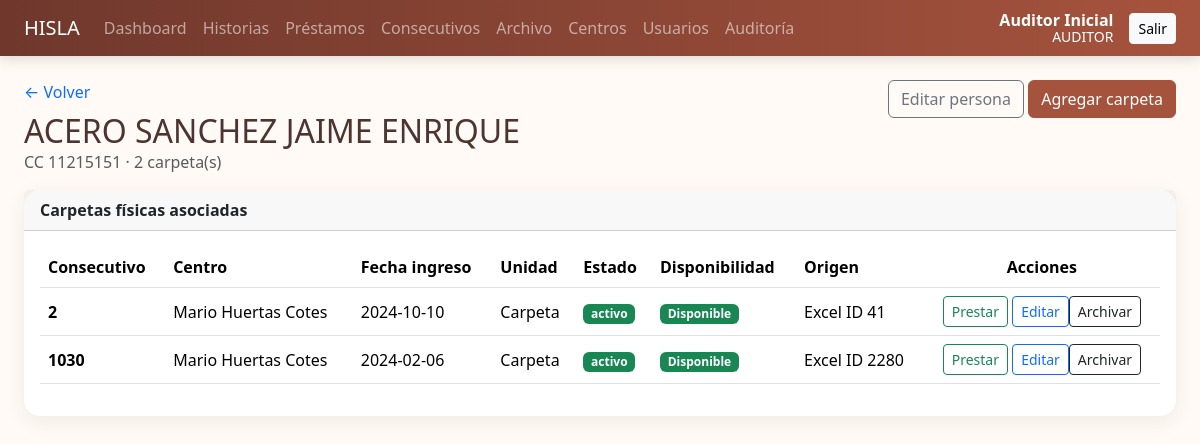
Screenshot of /historias/2 (signed in) with the database file from the repository.
### app/models.py (models this page shows, shortened)
class Usuario(UserMixin, db.Model):
    __tablename__ = "usuario"
    id = db.Column(db.Integer, primary_key=True)
    nombre = db.Column(db.String(120), nullable=False)
    username = db.Column(db.String(80), unique=True, nullable=False, index=True)
    email = db.Column(db.String(120), unique=True, nullable=False)
    password_hash = db.Column(db.String(255), nullable=False)
    rol = db.Column(db.String(20), nullable=False, default="asistente")
    activo = db.Column(db.Boolean, default=True, nullable=False)
    debe_cambiar_password = db.Column(db.Boolean, default=True, nullable=False)
    creado_en = db.Column(db.DateTime, default=datetime.utcnow)

class Persona(db.Model):
    __tablename__ = "persona"
    id = db.Column(db.Integer, primary_key=True)
    tipo_documento_id = db.Column(db.Integer, db.ForeignKey("tipo_documento.id"), nullable=False)
    numero_documento = db.Column(db.String(30), nullable=False, index=True)
    nombre_completo = db.Column(db.String(180), nullable=False, index=True)
    creada_por_id = db.Column(db.Integer, db.ForeignKey("usuario.id"), nullable=False)
    creada_en = db.Column(db.DateTime, default=datetime.utcnow)
    actualizada_en = db.Column(db.DateTime, default=datetime.utcnow, onupdate=datetime.utcnow)
    tipo_documento = db.relationship("TipoDocumento")
    creada_por = db.relationship("Usuario")
    carpetas = db.relationship("CarpetaFisica", back_populates="persona", lazy=True, cascade="all, delete-orphan", order_by="CarpetaFisica.consecutivo_carpeta.asc()")
    __table_args__ = (db.UniqueConstraint("tipo_documento_id", "numero_documento", name="uq_persona_documento"),)
    @property
    def cantidad_carpetas(self): return len(self.carpetas)

class TipoDocumento(db.Model):
    __tablename__ = "tipo_documento"
    id = db.Column(db.Integer, primary_key=True)
    codigo = db.Column(db.String(10), unique=True, nullable=False)
    nombre = db.Column(db.String(80), unique=True, nullable=False)
    activo = db.Column(db.Boolean, default=True, nullable=False)

class CarpetaFisica(db.Model):
    __tablename__ = "carpeta_fisica"
    id = db.Column(db.Integer, primary_key=True)
    identificador_unico = db.Column(db.String(60), unique=True, nullable=False, index=True)
    persona_id = db.Column(db.Integer, db.ForeignKey("persona.id"), nullable=False, index=True)
    unidad_conservacion_id = db.Column(db.Integer, db.ForeignKey("unidad_conservacion.id"), nullable=False)
    consecutivo_carpeta = db.Column(db.Integer, unique=True, nullable=False, index=True)
    fecha_ingreso = db.Column(db.Date, nullable=False)
    fecha_ingreso_origen = db.Column(db.String(20))
    fecha_inicio_contrato = db.Column(db.Date)
    fecha_retiro = db.Column(db.Date)
    estado = db.Column(db.String(15), nullable=False, default="activo", index=True)
    centro_id = db.Column(db.Integer, db.ForeignKey("centro_trabajo.id"), nullable=False)
    archivada = db.Column(db.Boolean, default=False, nullable=False, index=True)
    consecutivo_archivo = db.Column(db.String(40), unique=True)
    serie = db.Column(db.String(120))
    empresa = db.Column(db.String(50))
    folios = db.Column(db.Integer)
    estado_vinculo = db.Column(db.String(50))
    archivo_gestion = db.Column(db.String(180))
    estado_transferencia = db.Column(db.String(180))
    source_id = db.Column(db.String(50))
    creada_por_id = db.Column(db.Integer, db.ForeignKey("usuario.id"), nullable=False)
    creada_en = db.Column(db.DateTime, default=datetime.utcnow)
    actualizada_en = db.Column(db.DateTime, default=datetime.utcnow, onupdate=datetime.utcnow)
    persona = db.relationship("Persona", back_populates="carpetas")
    unidad_conservacion = db.relationship("UnidadConservacion")
    creada_por = db.relationship("Usuario")
    prestamos = db.relationship("Prestamo", back_populates="carpeta", lazy=True, cascade="all, delete-orphan", order_by="Prestamo.fecha_prestamo.desc()")
    @property
    def prestamo_activo(self): return next((p for p in self.prestamos if p.estado == "prestado"), None)
    @property
    def disponibilidad_fisica(self): return "Prestada" if self.prestamo_activo else "Disponible"

class CentroTrabajo(db.Model):
    __tablename__ = "centro_trabajo"
    id = db.Column(db.Integer, primary_key=True)
    codigo = db.Column(db.String(20), unique=True, nullable=False, index=True)
    nombre = db.Column(db.String(120), unique=True, nullable=False)
    activo = db.Column(db.Boolean, default=True, nullable=False)
    creado_en = db.Column(db.DateTime, default=datetime.utcnow)
    carpetas = db.relationship("CarpetaFisica", backref="centro", lazy=True)

class UnidadConservacion(db.Model):
    __tablename__ = "unidad_conservacion"
    id = db.Column(db.Integer, primary_key=True)
    nombre = db.Column(db.String(80), unique=True, nullable=False)
    activo = db.Column(db.Boolean, default=True, nullable=False)

### app/historias.py (the view)
@historias_bp.route("/<int:id>")
@login_required
def ver(id):
    persona=Persona.query.get_or_404(id)
    return render_template("historias/detalle.html", persona=persona)

### app/templates/historias/detalle.html
{% extends 'base.html' %}{% block content %}
<div class="d-flex justify-content-between align-items-start mb-3"><div><a class="text-decoration-none" href="{{url_for('historias.listar')}}">← Volver</a><h2 class="mt-2 mb-0">{{persona.nombre_completo}}</h2><div class="text-muted">{{persona.tipo_documento.codigo}} {{persona.numero_documento}} · {{persona.cantidad_carpetas}} carpeta(s)</div></div><div><a class="btn btn-outline-secondary" href="{{url_for('historias.editar',id=persona.id)}}">Editar persona</a> <a class="btn btn-primary" href="{{url_for('historias.nueva_carpeta',persona_id=persona.id)}}">Agregar carpeta</a></div></div>
<div class="card"><div class="card-header fw-semibold">Carpetas físicas asociadas</div><div class="card-body"><div class="table-responsive"><table class="table table-hover align-middle"><thead><tr><th>Consecutivo</th><th>Centro</th><th>Fecha ingreso</th><th>Unidad</th><th>Estado</th><th>Disponibilidad</th><th>Origen</th><th class="text-center">Acciones</th></tr></thead><tbody>
{% for c in persona.carpetas %}<tr><td><strong>{{c.consecutivo_carpeta}}</strong></td><td>{{c.centro.nombre}}</td><td>{{c.fecha_ingreso.isoformat()}}</td><td>{{c.unidad_conservacion.nombre}}</td><td><span class="badge text-bg-{{'success' if c.estado=='activo' else 'secondary'}}">{{c.estado}}</span>{% if c.archivada %} <span class="badge text-bg-dark">Archivada</span>{% endif %}</td><td><span class="badge text-bg-{{'warning' if c.prestamo_activo else 'success'}}">{{c.disponibilidad_fisica}}</span></td><td>{% if c.source_id %}Excel ID {{c.source_id}}{% else %}<span class="text-muted">Sin ID origen</span>{% endif %}{% if c.fecha_ingreso_origen %}<br><small class="text-danger">Fecha original: {{c.fecha_ingreso_origen}}</small>{% endif %}</td><td class="text-center text-nowrap">{% if not c.archivada and c.estado=='activo' and not c.prestamo_activo %}<a class="btn btn-sm btn-outline-success" href="{{url_for('prestamos.nuevo',carpeta_id=c.id)}}">Prestar</a>{% endif %}{% if c.prestamo_activo %}<a class="btn btn-sm btn-outline-warning" href="{{url_for('prestamos.devolver',id=c.prestamo_activo.id)}}">Devolver</a>{% endif %} <a class="btn btn-sm btn-outline-primary" href="{{url_for('historias.editar_carpeta',id=c.id)}}">Editar</a>{% if current_user.rol in ['admin','auditor'] and not c.archivada %}<form method="post" action="{{url_for('historias.archivar',id=c.id)}}" class="d-inline"><input type="hidden" name="csrf_token" value="{{csrf_token()}}"><button class="btn btn-sm btn-outline-dark" onclick="return confirm('¿Archivar esta carpeta?')">Archivar</button></form>{% endif %}</td></tr>{% endfor %}</tbody></table></div></div></div>
{% endblock %}

### app/templates/base.html (shortened to what this page needs)
<!doctype html>
<html lang="es">
<head>
    <link
        href="https://cdn.jsdelivr.net/npm/bootstrap@5.3.3/dist/css/bootstrap.min.css"
        rel="stylesheet"
    >
    <link
    rel="stylesheet"
    href="https://cdn.jsdelivr.net/npm/bootstrap-icons@1.11.3/font/bootstrap-icons.min.css"
    >
    <link
        rel="stylesheet"
        href="{{ url_for('static', filename='css/app.css') }}"
    >
</head>
<body>
    {% set mensajes = get_flashed_messages(with_categories=true) %}
    <nav class="navbar navbar-expand-lg navbar-dark">
        <div class="container-fluid px-4">
            <a
                class="navbar-brand"
                href="{{ url_for('main.dashboard') }}"
            >
                HISLA
            </a>
            {% if current_user.is_authenticated %}
            <div
                class="collapse navbar-collapse"
                id="menuPrincipal"
            >
                <div class="navbar-nav me-auto">
                    <a
                        class="nav-link"
                        href="{{ url_for('main.dashboard') }}"
                    >
                        Dashboard
                    </a>
                    <a
                        class="nav-link"
                        href="{{ url_for('historias.listar') }}"
                    >
                        Historias
                    </a>
                    <a
                        class="nav-link"
                        href="{{ url_for('prestamos.listar') }}"
                    >
                        Préstamos
                    </a>
                    <a
                        class="nav-link"
                        href="{{ url_for('historias.consecutivos') }}"
                    >
                        Consecutivos
                    </a>
                    {% if current_user.rol in ['admin', 'auditor'] %}
                    <a
                        class="nav-link"
                        href="{{ url_for('historias.archivadas') }}"
                    >
                        Archivo
                    </a>
                    <a
                        class="nav-link"
                        href="{{ url_for('centros.listar') }}"
                    >
                        Centros
                    </a>
                    <a
                        class="nav-link"
                        href="{{ url_for('usuarios.listar') }}"
                    >
                        Usuarios
                    </a>
                    {% endif %}
                    {% if current_user.rol == 'auditor' %}
                    <a
                        class="nav-link"
                        href="{{ url_for('auditoria.listar') }}"
                    >
                        Auditoría
                    </a>
                    {% endif %}
                </div>
                <div class="text-white me-3 text-end user-chip">
                    <strong>
                        {{ current_user.nombre }}
                    </strong>
                    <small>
                        {{ current_user.rol|upper }}
                    </small>
                </div>
                <a
                    class="btn btn-sm btn-light"
                    href="{{ url_for('auth.logout') }}"
                >
                    Salir
                </a>
            </div>
            {% endif %}
        </div>
    </nav>
    <main class="container-fluid px-4 py-4">
        {% block content %}
        {% endblock %}
    </main>
</body>
</html>

### app/static/css/app.css (style rules this page uses)
:root { --terracotta:#a6533d;--sand:#f4eadf;--coffee:#4d352f;--cream:#fffaf5 }
body { background:var(--cream);color:var(--coffee) }
.navbar { background:linear-gradient(90deg,#6f382c,var(--terracotta));box-shadow:0 3px 12px rgba(77,53,47,.18) }
.navbar .nav-link { white-space:nowrap }
.btn-primary { background:var(--terracotta);border-color:var(--terracotta) }
.card { border:0;border-radius:16px;box-shadow:0 5px 20px rgba(77,53,47,.08) }
.user-chip { display:flex;flex-direction:column;line-height:1.15 }
.table th { white-space:nowrap }

### rows the page displays
Usuario: nombre "Auditor Inicial", rol "AUDITOR"
Persona: nombre_completo "ACERO SANCHEZ JAIME ENRIQUE", numero_documento "11215151"
TipoDocumento: tipo_documento.codigo "CC"
CarpetaFisica: consecutivo_carpeta "2", centro.nombre "Mario Huertas Cotes", fecha_ingreso "2024-10-10", unidad_conservacion.nombre "Carpeta", estado "activo", disponibilidad_fisica "Disponible", source_id "41"
CarpetaFisica: consecutivo_carpeta "1030", centro.nombre "Mario Huertas Cotes", fecha_ingreso "2024-02-06", unidad_conservacion.nombre "Carpeta", estado "activo", disponibilidad_fisica "Disponible", source_id "2280"

### other values shown
{{ persona.cantidad_carpetas }} "2"
